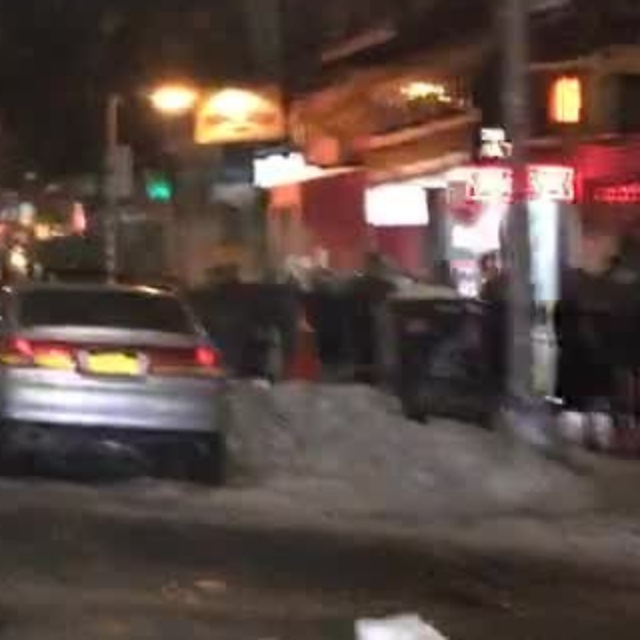
#> input picture artifacts/golden_traces/trace_01_raw_crop.jpg, 640 x 640 px, found by its file name
$ python check_lines.py
#> lines starting #> are read from the running program, lines starting #| are printed output that depends on the picture
import cv2
import numpy as np

raw = cv2.imread("artifacts/golden_traces/trace_01_raw_crop.jpg")
#> raw is the input picture: shape (640, 640, 3); mean B, G, R 65.6, 72, 89.4
clean = cv2.imread("artifacts/golden_traces/trace_01_raw.jpg")
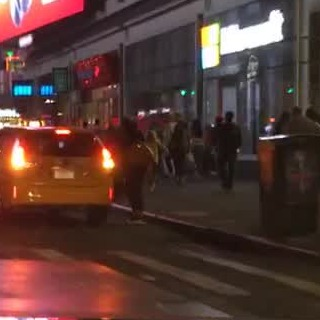
#> input picture artifacts/golden_traces/trace_01_raw.jpg, 320 x 320 px, found by its file name
#> clean is the input picture: shape (320, 320, 3); mean B, G, R 51.6, 57, 84.9
print("raw shape:", raw.shape, "clean shape:", clean.shape if clean is not None else None)
#| raw shape: (640, 640, 3) clean shape: (320, 320, 3)

# Check if there is a rectangle or lines drawn in raw
# In draw_targeting_box: color_bgr was (11, 158, 245) or (129, 185, 16)
# Let's check for near-amber pixels: B ~ 11, G ~ 158, R ~ 245
amber = (np.abs(raw[:, :, 0].astype(int) - 11) < 15) & (np.abs(raw[:, :, 1].astype(int) - 158) < 25) & (np.abs(raw[:, :, 2].astype(int) - 245) < 25)
#> amber: shape (640, 640) bool; every value is 0
print("Amber line pixels in trace_01_raw_crop.jpg:", amber.sum())
#| Amber line pixels in trace_01_raw_crop.jpg: 0

cv_crop = cv2.imread("artifacts/golden_traces/trace_01_opencv_crop.jpg")
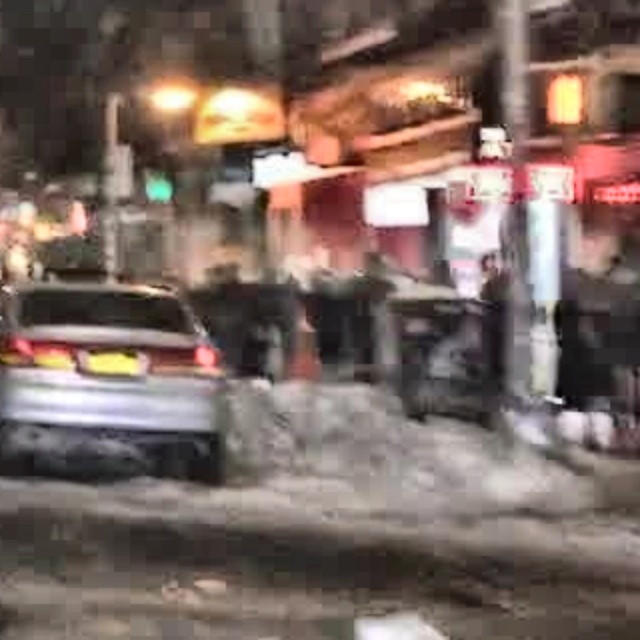
#> input picture artifacts/golden_traces/trace_01_opencv_crop.jpg, 640 x 640 px, found by its file name
#> cv_crop is the input picture: shape (640, 640, 3); mean B, G, R 96.9, 104, 122.2
emerald = (np.abs(cv_crop[:, :, 0].astype(int) - 129) < 25) & (np.abs(cv_crop[:, :, 1].astype(int) - 185) < 25) & (np.abs(cv_crop[:, :, 2].astype(int) - 16) < 20)
print("Emerald line pixels in trace_01_opencv_crop.jpg:", emerald.sum())
#| Emerald line pixels in trace_01_opencv_crop.jpg: 0
